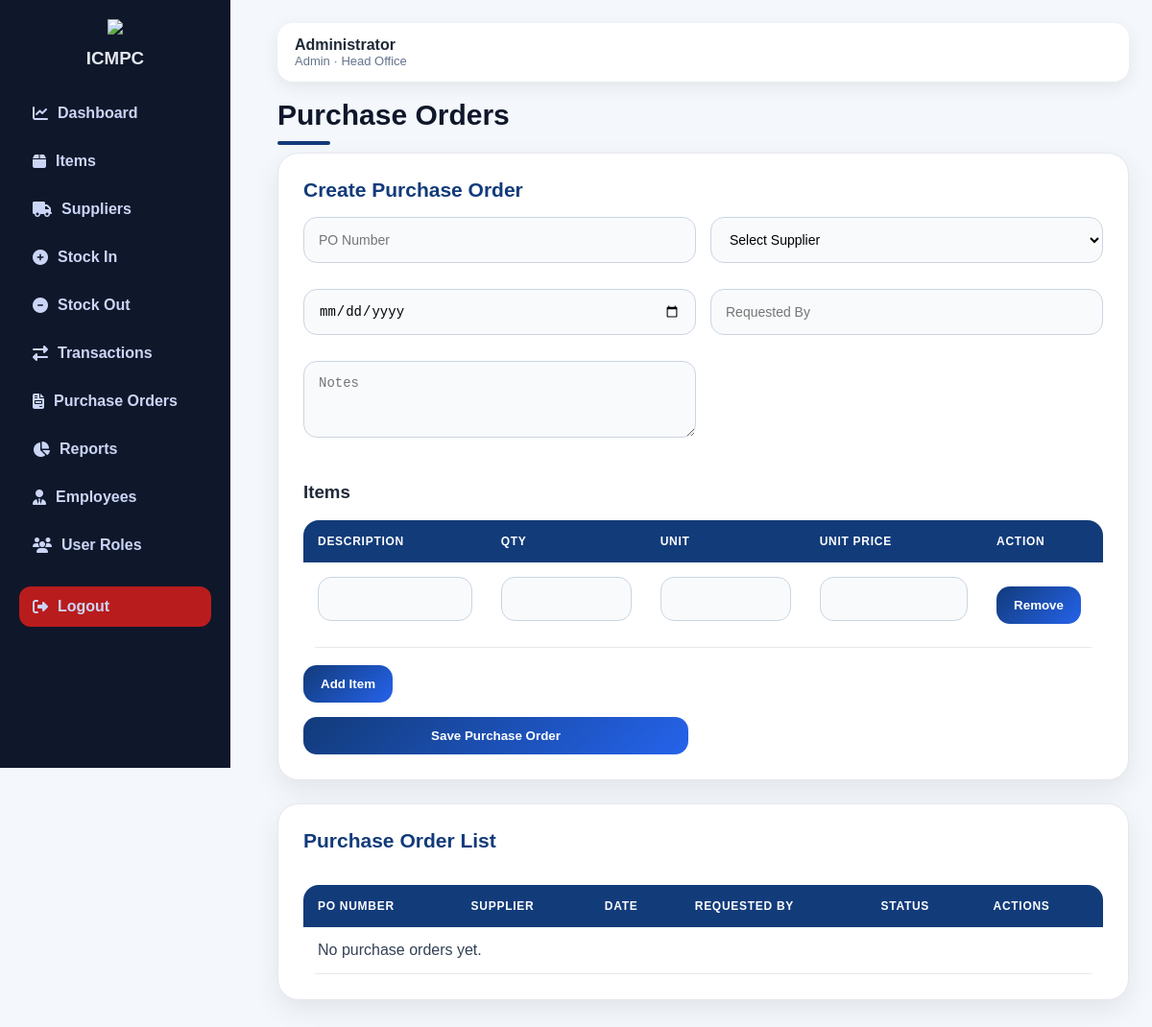
The app's page /purchase-orders (signed in), older data.
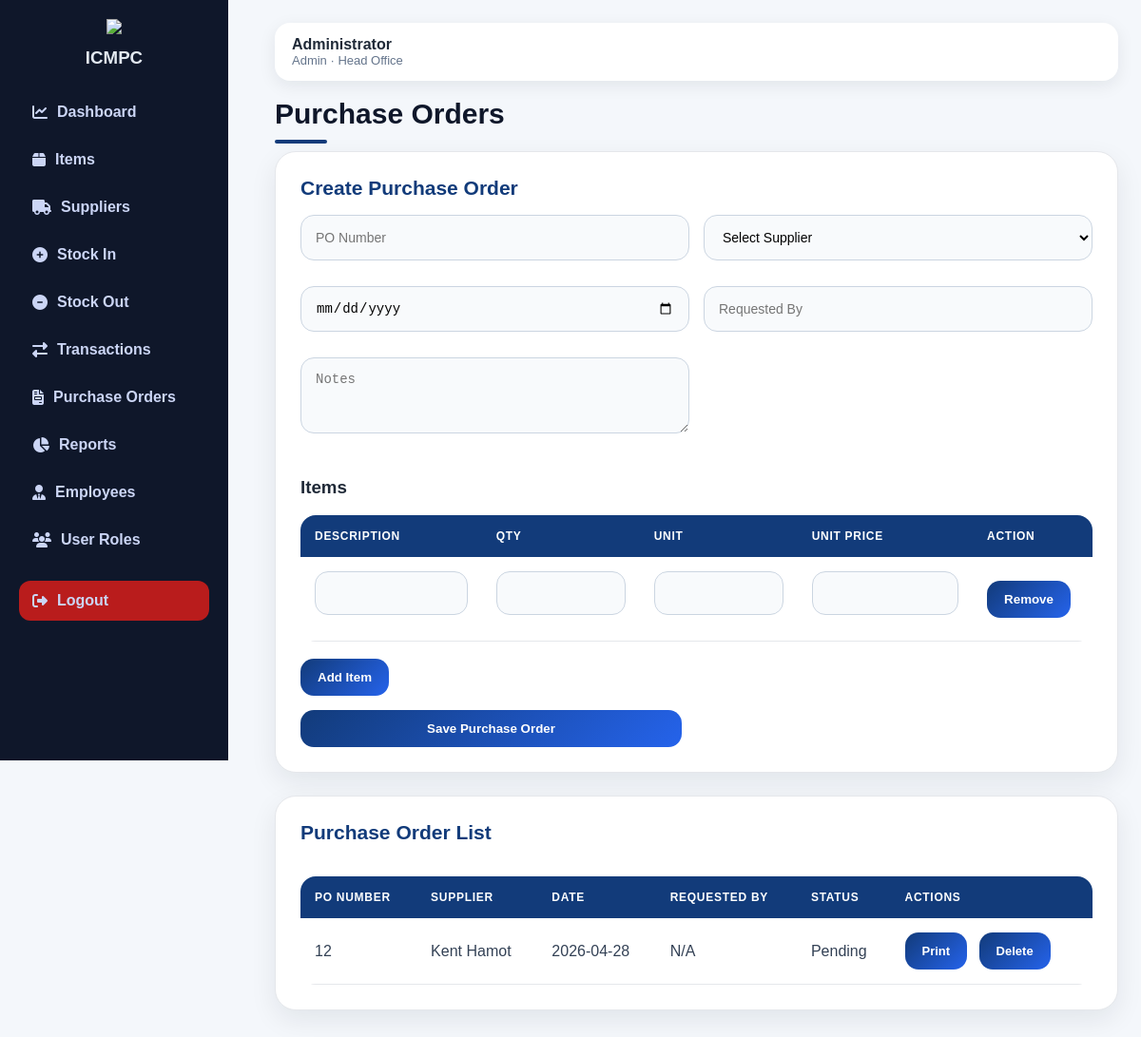
The same page, newer data.
### tables this page shows
CREATE TABLE purchase_orders (
            id INTEGER PRIMARY KEY AUTOINCREMENT,
            po_number TEXT UNIQUE NOT NULL,
            supplier_id INTEGER,
            po_date TEXT NOT NULL,
            requested_by TEXT,
            status TEXT DEFAULT 'Pending',
            notes TEXT,
            created_at TEXT,
            FOREIGN KEY (supplier_id) REFERENCES suppliers(id)
        );

CREATE TABLE suppliers (
            id INTEGER PRIMARY KEY AUTOINCREMENT,
            name TEXT NOT NULL,
            email TEXT,
            phone TEXT,
            address TEXT,
            tin TEXT,
            vat_type TEXT,
            business_type TEXT,
            created_at TEXT
        , category TEXT, contact_person TEXT);

### app.py (the view, shortened to what this page needs)
@app.route("/purchase-orders", methods=["GET", "POST"])
def purchase_orders():
    check = require_login()
    if check:
        return check
    conn = get_db_connection()
    po_list = fetchall(conn, """
        SELECT purchase_orders.*, suppliers.name AS supplier_name
        FROM purchase_orders
        LEFT JOIN suppliers ON suppliers.id = purchase_orders.supplier_id
        ORDER BY purchase_orders.id DESC
    """)
    supplier_list = fetchall(conn, "SELECT * FROM suppliers ORDER BY name ASC")
    conn.close()
    return render_template("purchase_orders.html", purchase_orders=po_list, suppliers=supplier_list)

### app.py (called while the page is built)
def using_postgres():
    return bool(DATABASE_URL)

def get_db_connection():
    if using_postgres():
        return psycopg2.connect(DATABASE_URL, cursor_factory=psycopg2.extras.RealDictCursor)
    conn = sqlite3.connect(DATABASE)
    conn.row_factory = sqlite3.Row
    return conn

def q(sql):
    if using_postgres():
        return sql.replace("?", "%s")
    return sql

def fetchall(conn, sql, params=()):
    cur = conn.cursor()
    cur.execute(q(sql), params)
    return cur.fetchall()

def logged_in():
    return "user_id" in session

def require_login():
    if not logged_in():
        return redirect(url_for("login"))
    return None

### templates/purchase_orders.html (shortened to what this page needs)
{% extends "base.html" %}
{% block content %}
<h1>Purchase Orders</h1>
<section class="panel">
    <h2>Create Purchase Order</h2>
    <form method="POST" class="form-grid">
        <input name="po_number" placeholder="PO Number" required>
        <select name="supplier_id">
            <option value="">Select Supplier</option>
        </select>
        <input type="date" name="po_date">
        <input name="requested_by" placeholder="Requested By">
        <textarea name="notes" placeholder="Notes"></textarea>
        <div style="grid-column: 1 / -1;">
            <h3>Items</h3>
            <table id="poItemsTable">
                <thead>
                    <tr>
                        <th>Description</th>
                        <th>Qty</th>
                        <th>Unit</th>
                        <th>Unit Price</th>
                        <th>Action</th>
                    </tr>
                </thead>
                <tbody>
                    <tr>
                        <td><input name="description[]" required></td>
                        <td><input name="po_quantity[]" type="number" min="1" required></td>
                        <td><input name="po_unit[]"></td>
                        <td><input name="unit_price[]" type="number" step="0.01"></td>
                        <td>
                            <button type="button" onclick="removePoRow(this)">Remove</button>
                        </td>
                    </tr>
                </tbody>
            </table>
            <br>
            <button type="button" onclick="addPoRow()">Add Item</button>
        </div>
        <button type="submit">Save Purchase Order</button>
    </form>
</section>
<section class="panel">
    <div class="panel-head">
        <h2>Purchase Order List</h2>
    </div>
    <table>
        <thead>
            <tr>
                <th>PO Number</th>
                <th>Supplier</th>
                <th>Date</th>
                <th>Requested By</th>
                <th>Status</th>
                <th>Actions</th>
            </tr>
        </thead>
        <tbody>
        {% for po in purchase_orders %}
            <tr>
                <td>{{ po.po_number }}</td>
                <td>{{ po.supplier_name or "N/A" }}</td>
                <td>{{ po.po_date }}</td>
                <td>{{ po.requested_by or "N/A" }}</td>
                <td>{{ po.status or "Pending" }}</td>
                <td>
                    <a href="{{ url_for('print_purchase_order', po_id=po.id) }}" class="btn-small">Print</a>
                    {% if session.get("role") == "admin" %}
                    <form method="POST" action="{{ url_for('delete_purchase_order', po_id=po.id) }}" style="display:inline;">
                        <button type="submit" class="btn-small" onclick="return confirm('Delete this purchase order?')">
                            Delete
                        </button>
                    </form>
                    {% endif %}
                </td>
            </tr>
        {% else %}
            <tr>
                <td colspan="6">No purchase orders yet.</td>
            </tr>
        {% endfor %}
        </tbody>
    </table>
</section>
{% endblock %}

### templates/base.html (shortened to what this page needs)
<!DOCTYPE html>
<html>
<head>
    <link rel="stylesheet" href="{{ url_for('static', filename='style.css') }}">
    <link rel="stylesheet" href="https://cdnjs.cloudflare.com/ajax/libs/font-awesome/6.5.1/css/all.min.css">
</head>
<body>
{% if session.get("user_id") %}
<div class="sidebar">
    <div class="sidebar-header">
        <img src="{{ url_for('static', filename='images/logo.png') }}" class="sidebar-logo">
        <h3>ICMPC</h3>
    </div>
    <a href="{{ url_for('dashboard') }}">
        <i class="fa-solid fa-chart-line"></i> Dashboard
    </a>
    <a href="{{ url_for('items') }}">
        <i class="fa-solid fa-box"></i> Items
    </a>
    <a href="{{ url_for('suppliers') }}">
        <i class="fa-solid fa-truck"></i> Suppliers
    </a>
    <a href="{{ url_for('stock_in') }}">
        <i class="fa-solid fa-circle-plus"></i> Stock In
    </a>
    <a href="{{ url_for('stock_out') }}">
        <i class="fa-solid fa-circle-minus"></i> Stock Out
    </a>
    <a href="{{ url_for('transactions') }}">
        <i class="fa-solid fa-right-left"></i> Transactions
    </a>
    <a href="{{ url_for('purchase_orders') }}">
        <i class="fa-solid fa-file-invoice"></i> Purchase Orders
    </a>
    <a href="{{ url_for('reports') }}">
        <i class="fa-solid fa-chart-pie"></i> Reports
    </a>
    <a href="{{ url_for('employees') }}">
        <i class="fa-solid fa-user-tie"></i> Employees
    </a>
    {% if session.get("role") == "admin" %}
    <a href="{{ url_for('users') }}">
        <i class="fa-solid fa-users"></i> User Roles
    </a>
    {% endif %}
    <a href="{{ url_for('logout') }}" class="logout">
        <i class="fa-solid fa-right-from-bracket"></i> Logout
    </a>
</div>
{% endif %}
<main class="{% if session.get('user_id') %}main{% else %}login-main{% endif %}">
    {% if session.get("user_id") %}
    <div class="topbar">
        <div>
            <strong>{{ session.get("full_name") }}</strong>
            <span>{{ session.get("role")|replace("_", " ")|title }} · {{ session.get("branch") }}</span>
        </div>
    </div>
    {% endif %}
    {% block content %}{% endblock %}
</main>
</body>
</html>

Row changes from the older to the newer data that the page shows:
added purchase_orders: po_number "12", name "Kent Hamot", po_date "2026-04-28", requested_by "N/A", status "Pending"
Text that changed along with them:
text no longer shown: "No purchase orders yet."
